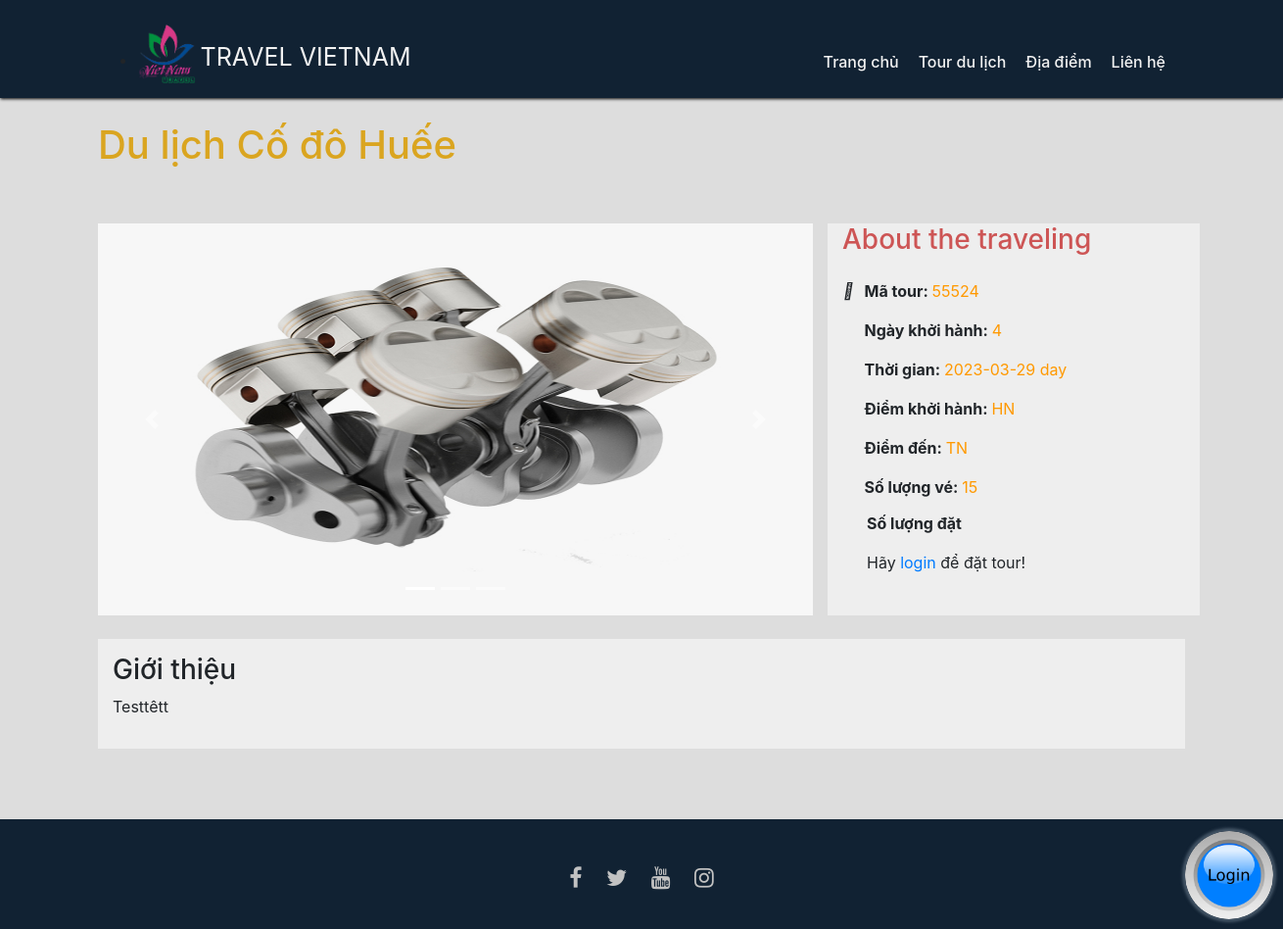
The page /travelviewing.php?id=1 on the database its author committed.
### tables this page shows
CREATE TABLE `travelviewing` (
  `id` int(11) NOT NULL,
  `title` text NOT NULL,
  `iva1` longtext NOT NULL,
  `iva2` longtext NOT NULL,
  `iva3` longtext NOT NULL,
  `content` text NOT NULL,
  `code` varchar(255) NOT NULL,
  `time` date NOT NULL,
  `Dday` varchar(255) NOT NULL,
  `startingplace` text NOT NULL,
  `ToLocation` text NOT NULL,
  `Numberofseats` int(11) NOT NULL
);

### model/travelPost.php (called while the page is built, shortened)
<?php
    class travelPost
    {
        private $getconect;
        private $conect;
        function __construct() {
            require_once "ConnectDatabase.php";
            $this->getconect = new connectDatabase();
            $this->conect = $this->getconect->connect();
         }
        public function getTravelviewingByID($id){
            $sql = "SELECT * FROM travelviewing where id = '$id'";
            $data = mysqli_query($this->conect, $sql);
            $count = mysqli_num_rows($data);
            if($count == 0) {
                return array();
            }
            else {
                $getdata = array();
                $getdatabase = mysqli_fetch_assoc($data);
                    $getdata[0]=$getdatabase['id'];
                    $getdata[1]=$getdatabase['iva1'];
                    $getdata[2]=$getdatabase['iva2'];
                    $getdata[3]=$getdatabase['iva3'];
                    $getdata[4]=$getdatabase['title'];
                    $getdata[5]=$getdatabase['content'];
                    $getdata[6]=$getdatabase['code'];
                    $getdata[7]=$getdatabase['Dday'];
                    $getdata[8]=$getdatabase['time'];
                    $getdata[9]=$getdatabase['startingplace'];
                    $getdata[10]=$getdatabase['ToLocation'];
                    $getdata[11]=$getdatabase['Numberofseats'];
                    $sql = "SELECT phonenumber FROM user where id = 0";
                    $getdata[12] = mysqli_fetch_assoc(mysqli_query($this->conect, $sql));
                return $getdata;
            }
            return array();
        }
        public function getListcomment($idpost){
            if(!$this->getconect){
                return false;
            }else{
                    $data = array(array());
                    $sql = "SELECT * from comment_travelviewing where id_post = $idpost";
                    $getdata = mysqli_query($this->conect, $sql);
                    if(mysqli_num_rows($getdata) <= 0) return false;
                    else{
                        $dem=0;
                        while($linedata = mysqli_fetch_assoc($getdata)){
                            $getiduserinpost =  $linedata['id_user'];
                            $sql = "SELECT name from user where email = '$getiduserinpost'";
                            $getNameuser = mysqli_fetch_assoc(mysqli_query($this->conect, $sql))['name'];
                            $data[$dem][1] = $getNameuser;
                            $dem++;
                        }
                    }
                    return $data;
            }
            return null;
        }
        public function dieconnect()
        {
            $this->getconect->dieconnect($this->conect);
        }
    }
?>

### model/ConnectDatabase.php (called while the page is built, shortened)
<?php
   class ConnectDatabase {
      private $servername;
      private $username;
      private $password;
      private $dbname;
      function __construct() {
         $this->servername = "localhost";
         $this->username = "root";
         $this->password = "";
         $this->dbname = "travelvietnam";
      }
      function connect() {
         $conn = new mysqli($this->servername, $this->username, $this->password, $this->dbname);
         if ($conn->connect_error) {
            die("Connection failed: " . $conn->connect_error);
            return false;
         }
         else{
            return $conn;
         }
      }
   }
?>

### travelviewing.php (the view, shortened to what this page needs)
<!DOCTYPE html>
<html>
    <head>
        <link rel="stylesheet" href="./include/style/bootstrap.css">
        <link rel="stylesheet" href="include/mystyle45646.css">
        <link rel="stylesheet" href="https://cdnjs.cloudflare.com/ajax/libs/font-awesome/4.7.0/css/font-awesome.min.css">
        <link rel="stylesheet" href="https://maxcdn.bootstrapcdn.com/bootstrap/4.5.2/css/bootstrap.min.css">
    </head>
    <body style="background: #ddd;">
    <div class="container" >
    <br>
    <h1 style="color: #DAA520;">
    <?php
    require_once './model/travelPost.php';
         $getClass = new travelPost();
         $getidtravle = $_GET['id'];
         $getdata = $getClass->getTravelviewingByID($getidtravle);
         $getListcmt =  $getClass->getListcomment($getidtravle);
    ?>
<?php echo $getdata[4]; ?></h1>
<br><br>
<div class="row">
            <div class="col-8">
            <div id="mycarousel" class="carousel slide" data-ride="carousel">
<ol class="carousel-indicators">
    <li data-target="#mycarousel" data-slide-to="0" class="active"></li>
    <li data-target="#mycarousel" data-slide-to="1" class=""></li>
    <li data-target="#mycarousel" data-slide-to="2" class=""></li>
</ol>
<div class="carousel-inner">
    <div class="carousel-item active">
        <img class="d-block w-100" style="width: 100%; height:400px; "  src="<?php echo $getdata[1]; ?>">
    </div>
</div>
    <a class="carousel-control-prev" href="#mycarousel" role="button" data-slide="prev"> <span class="carousel-control-prev-icon" aria-hidden="true"></span> <span class="sr-only">Previous</span></a>
    <a class="carousel-control-next" href="#mycarousel" role="button" data-slide="next"> <span class="carousel-control-next-icon" aria-hidden="true"></span> <span class="sr-only">Next</span> </a>
</div>
            </div>
            <div class="col-4"  style="background: #eee;">
                <h3 style="color: #CD5555;">About the traveling</h3>
                <table>
                <tr>
                <tr>
                                                        <td><i class="fas fa-barcode"></i></td>
                                                        <td style="padding-left: 10px;"><b>Mã tour: </b><span style="color:  #ff9900;"><?php echo $getdata[6]; ?></span></td>
                                                    </tr>
                                                    <tr>
                                                            <td><i class="fas fa-calendar-alt"></i></td>
                                                            <td style="padding-left: 10px;"><b>Ngày khởi hành: </b><span style="color:  #ff9900;"><?php echo $getdata[7]; ?></span></td>
                                                        </tr>
                                                        <tr>
                                                            <td><i class="far fa-clock"></i></td>
                                                            <td style="padding-left: 10px;"><b>Thời gian: </b><span style="color:  #ff9900;"> <?php echo $getdata[8]; ?> day</span></td>
                                                        </tr>
                                                        <tr>
                                                            <td> <i class="fas fa-plane-departure"></i></td>
                                                            <td style="padding-left: 10px;"><b>Điểm khởi hành: </b> <span style="color:  #ff9900;"><?php echo $getdata[9]; ?></span></td>
                                                        </tr>
                                                        <tr>
                                                                <td> <i class="fas fa-plane-arrival"></i></td>
                                                                <td style="padding-left: 10px;"><b>Điểm đến: </b><span style="color:  #ff9900;"><?php echo $getdata[10]; ?></span></td>
                                                            </tr>
                                                            <tr>
                                                                <td> <i class="fas fa-chair"></i></td>
                                                                <td style="padding-left: 10px;"><b>Số lượng vé: </b><span style="color: #ff9900;"> <?php echo $getdata[11]; ?></span></td>
                                                            </tr>
                </table>
                <div style="background: #eee; padding:15px">
                    <h2 style = "padding-left: 10px; font-size:16px; font-weight:bold">Số lượng đặt</h2>
                    <div style="width: 100%; border-radius: 3px; padding: 10px">
                       <?php if(isset($_SESSION['email'])) echo ' <form method="post">
                            <input type="text" name="cmt" id="cmt" class="form-control" style="width: 80px; height: 40px; margin-top:-45px; margin-left:110px">
                            <div style="text-align: right; margin-top:-40px; margin-left:200px">
                            <input type="submit" name="book" value="Đặt tour" class="btn btn-secondary"></input> </div>
                        </form>
                       ';
                        else {
                            echo '<span>Hãy <a href="./login.php">login</a> để đặt tour!</span>';
                        }
                       ?>
                    </div>
        </div>
            </div>
        </div>
        <br>
        <div style="background: #eee; padding:15px">
            <h3>Giới thiệu</h3>
            <p>
             <?php echo $getdata[5]; ?>
            </p>
        </div>
            <br>
    </div>
    <br><br>
    <?php require_once"./view/footer.php"; ?>
   </body>
   </html>

### include/mystyle45646.css (style rules this page uses)
body, html { width: 100%; height: 100%; min-width: 1300px; }
a { text-decoration:none }
.navbar { padding: 0px; line-height: 100px; background:#123; z-index: 100; box-shadow: 0px 0.5px 3px 0.5px #000;width: 100%; height: 100px; }
.line-navbar { margin-right: 20px; }
.link-navbar { color: #f2f2f2; }
img { max-width: 100%; }

### travelviewing.php (style rules this page uses)
body { background: #f8f8f8; }
td, tr { padding-top: 15px; }

### rows shown on the page
travelviewing: title "Du lịch Cố đô Huếe", iva1 (picture), code "55524", Dday "4", time "2023-03-29", startingplace "HN", ToLocation "TN", Numberofseats "15", content "Testtêtt"
